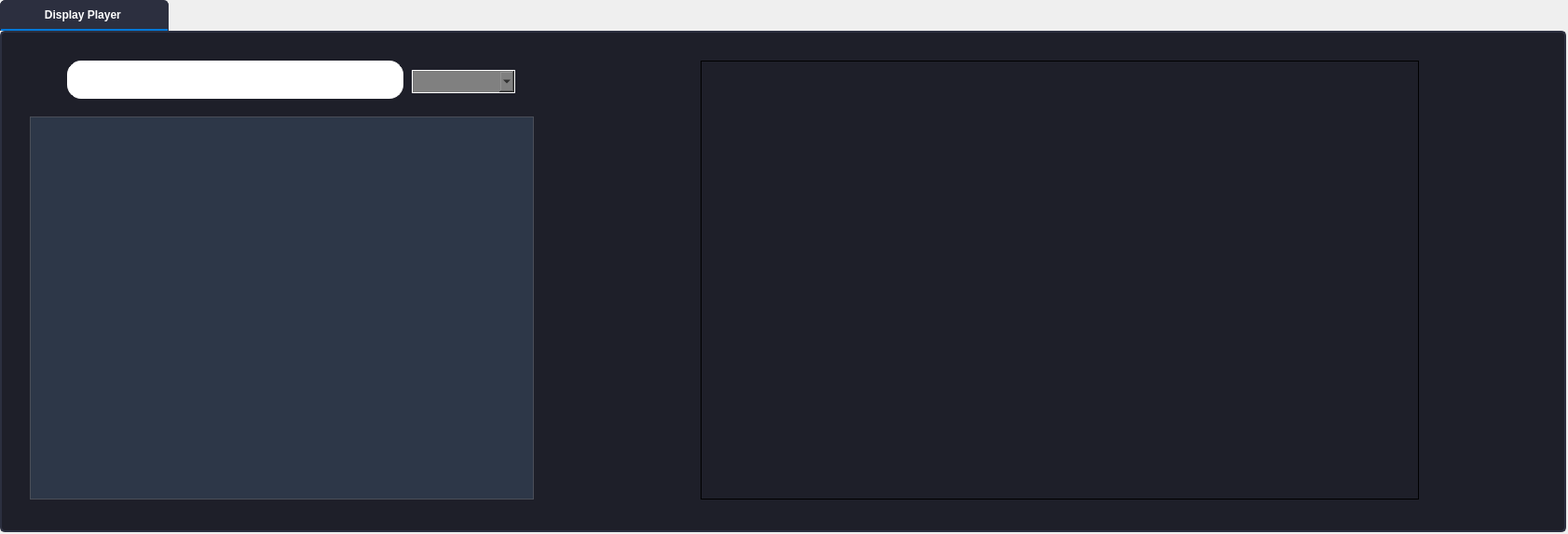
<?xml version="1.0" encoding="UTF-8"?>
<ui version="4.0">
 <class>displayplayers_coach</class>
 <widget class="QWidget" name="displayplayers_coach">
  <property name="geometry">
   <rect>
    <x>0</x>
    <y>0</y>
    <width>1683</width>
    <height>573</height>
   </rect>
  </property>
  <property name="windowTitle">
   <string>Form</string>
  </property>
  <widget class="QTabWidget" name="tabWidget">
   <property name="geometry">
    <rect>
     <x>0</x>
     <y>0</y>
     <width>1681</width>
     <height>571</height>
    </rect>
   </property>
   <property name="layoutDirection">
    <enum>Qt::LayoutDirection::LeftToRight</enum>
   </property>
   <property name="styleSheet">
    <string notr="true">QTabWidget::pane {
    border: 2px solid #2c2f3f;
    background: #1e1f29;
    border-radius: 5px;
}

QTabBar::tab {
    background: #1e1f29;
    color: #ffffff;
    padding: 8px 16px;
    border: 1px solid #2c2f3f;
    border-top-left-radius: 5px;
    border-top-right-radius: 5px;
}

QTabBar::tab:selected {
    background: #2c2f3f;
    color: #ffffff;
    font-weight: bold;
    border-bottom: 2px solid #0078d7;
}

QTabBar::tab:hover {
    background: #323546;
    color: #ffffff;
}

QTabBar::tab:!selected {
    margin-top: 2px;
}
</string>
   </property>
   <property name="currentIndex">
    <number>0</number>
   </property>
   <widget class="QWidget" name="tab_4">
    <attribute name="title">
     <string>          Display Player           </string>
    </attribute>
    <widget class="QTableWidget" name="tableWidget">
     <property name="geometry">
      <rect>
       <x>30</x>
       <y>90</y>
       <width>541</width>
       <height>411</height>
      </rect>
     </property>
     <property name="styleSheet">
      <string notr="true">/* Style for the tableWidget */
QTableWidget {
    background-color: #2D3748; /* Dark background matching the app */
    color: #FFFFFF; /* White text for readability */
    border: 1px solid #4A4E58; /* Subtle border matching button hover color */
    gridline-color: #4A4E58; /* Subtle grid lines */
}

/* Style for table items */
QTableWidget::item {
    border: 1px solid #4A4E58; /* Subtle cell borders */
    padding: 5px; /* Spacing inside cells */
}

/* Alternating row colors */
QTableWidget::item:nth-child(even) {
    background-color: #2D3748; /* Darker shade for even rows */
}

QTableWidget::item:nth-child(odd) {
    background-color: #394252; /* Slightly lighter shade for odd rows */
}

/* Hover effect for rows */
QTableWidget::item:hover {
    background-color: #4A4E58; /* Lighter shade on hover */
}

/* Style for the header */
QHeaderView::section {
    background-color: #F5A623; /* Accent color for header */
    color: #1A2633; /* Dark text for contrast */
    font-weight: bold; /* Bold header text */
    border: 1px solid #4A4E58; /* Border to match table */
    padding: 5px; /* Spacing inside header */
}

/* Remove selection background */
QTableWidget::item:selected {
    background-color: #4A4E58; /* Same as hover to avoid clashing */
    color: #FFFFFF; /* Keep text white */
}</string>
     </property>
    </widget>
    <widget class="QFrame" name="formFrame">
     <property name="geometry">
      <rect>
       <x>750</x>
       <y>30</y>
       <width>771</width>
       <height>471</height>
      </rect>
     </property>
     <property name="frameShape">
      <enum>QFrame::Shape::Box</enum>
     </property>
     <layout class="QFormLayout" name="formLayout"/>
    </widget>
    <widget class="QComboBox" name="comboBoxTri">
     <property name="geometry">
      <rect>
       <x>440</x>
       <y>40</y>
       <width>111</width>
       <height>25</height>
      </rect>
     </property>
     <property name="styleSheet">
      <string notr="true">background-color: grey;
    border: 1px solid white; /* Subtle blue-gray border */
    border-radius: 15px;
color : black;
</string>
     </property>
    </widget>
    <widget class="QLineEdit" name="lineEdit_10">
     <property name="geometry">
      <rect>
       <x>70</x>
       <y>30</y>
       <width>361</width>
       <height>41</height>
      </rect>
     </property>
     <property name="styleSheet">
      <string notr="true">background-color: rgb(255, 255, 255);
    border: 1px solid white; /* Subtle blue-gray border */
    border-radius: 15px;
color: rgb(24, 24, 24);
</string>
     </property>
    </widget>
    <widget class="QLabel" name="label_25">
     <property name="geometry">
      <rect>
       <x>40</x>
       <y>10</y>
       <width>44</width>
       <height>44</height>
      </rect>
     </property>
     <property name="styleSheet">
      <string notr="true">background-color: transparent;
</string>
     </property>
     <property name="text">
      <string/>
     </property>
     <property name="pixmap">
      <pixmap resource="../images.qrc">:/img/search.png</pixmap>
     </property>
     <property name="scaledContents">
      <bool>true</bool>
     </property>
     <property name="indent">
      <number>-1</number>
     </property>
    </widget>
    <zorder>tableWidget</zorder>
    <zorder>formFrame</zorder>
    <zorder>lineEdit_10</zorder>
    <zorder>comboBoxTri</zorder>
    <zorder>label_25</zorder>
   </widget>
  </widget>
 </widget>
 <resources>
  <include location="../images.qrc"/>
 </resources>
 <connections/>
</ui>
